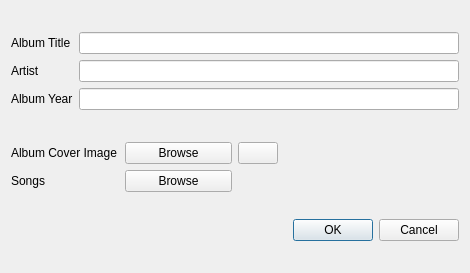
<?xml version="1.0" encoding="UTF-8"?>
<ui version="4.0">
 <class>AlbumCreationDialog</class>
 <widget class="QDialog" name="AlbumCreationDialog">
  <property name="geometry">
   <rect>
    <x>0</x>
    <y>0</y>
    <width>470</width>
    <height>273</height>
   </rect>
  </property>
  <property name="windowTitle">
   <string>Ted: Album Creation</string>
  </property>
  <layout class="QVBoxLayout" name="verticalLayout_3">
   <item>
    <layout class="QHBoxLayout" name="horizontalLayout">
     <item>
      <layout class="QVBoxLayout" name="verticalLayout">
       <item>
        <widget class="QLabel" name="title_label">
         <property name="text">
          <string>Album Title</string>
         </property>
        </widget>
       </item>
       <item>
        <widget class="QLabel" name="artist_label">
         <property name="text">
          <string>Artist</string>
         </property>
        </widget>
       </item>
       <item>
        <widget class="QLabel" name="year_label">
         <property name="text">
          <string>Album Year</string>
         </property>
        </widget>
       </item>
      </layout>
     </item>
     <item>
      <layout class="QVBoxLayout" name="verticalLayout_2">
       <item>
        <widget class="QLineEdit" name="title_edit"/>
       </item>
       <item>
        <widget class="QLineEdit" name="artist_edit"/>
       </item>
       <item>
        <widget class="QLineEdit" name="year_edit"/>
       </item>
      </layout>
     </item>
    </layout>
   </item>
   <item>
    <spacer name="verticalSpacer">
     <property name="orientation">
      <enum>Qt::Orientation::Vertical</enum>
     </property>
     <property name="sizeType">
      <enum>QSizePolicy::Policy::Fixed</enum>
     </property>
     <property name="sizeHint" stdset="0">
      <size>
       <width>20</width>
       <height>5</height>
      </size>
     </property>
    </spacer>
   </item>
   <item>
    <layout class="QGridLayout" name="gridLayout">
     <item row="0" column="0">
      <widget class="QLabel" name="cover_label">
       <property name="text">
        <string>Album Cover Image</string>
       </property>
      </widget>
     </item>
     <item row="0" column="1">
      <widget class="QPushButton" name="cover_button">
       <property name="text">
        <string>Browse</string>
       </property>
      </widget>
     </item>
     <item row="0" column="2" alignment="Qt::AlignmentFlag::AlignLeft">
      <widget class="QPushButton" name="clear_image_button">
       <property name="text">
        <string/>
       </property>
      </widget>
     </item>
     <item row="0" column="3">
      <widget class="QLabel" name="selected_cover_filename_label">
       <property name="text">
        <string/>
       </property>
      </widget>
     </item>
     <item row="1" column="0">
      <widget class="QLabel" name="songs_label">
       <property name="text">
        <string>Songs</string>
       </property>
      </widget>
     </item>
     <item row="1" column="1">
      <widget class="QPushButton" name="songs_button">
       <property name="text">
        <string>Browse</string>
       </property>
      </widget>
     </item>
     <item row="1" column="3">
      <widget class="QLabel" name="selected_songs_filenames_label">
       <property name="text">
        <string/>
       </property>
      </widget>
     </item>
    </layout>
   </item>
   <item>
    <widget class="QDialogButtonBox" name="button_box">
     <property name="standardButtons">
      <set>QDialogButtonBox::StandardButton::Cancel|QDialogButtonBox::StandardButton::Ok</set>
     </property>
    </widget>
   </item>
   <item>
    <layout class="QVBoxLayout" name="status_bar_layout">
     <property name="sizeConstraint">
      <enum>QLayout::SizeConstraint::SetDefaultConstraint</enum>
     </property>
    </layout>
   </item>
  </layout>
 </widget>
 <tabstops>
  <tabstop>title_edit</tabstop>
  <tabstop>artist_edit</tabstop>
  <tabstop>year_edit</tabstop>
  <tabstop>cover_button</tabstop>
  <tabstop>clear_image_button</tabstop>
  <tabstop>songs_button</tabstop>
 </tabstops>
 <resources/>
 <connections/>
</ui>
